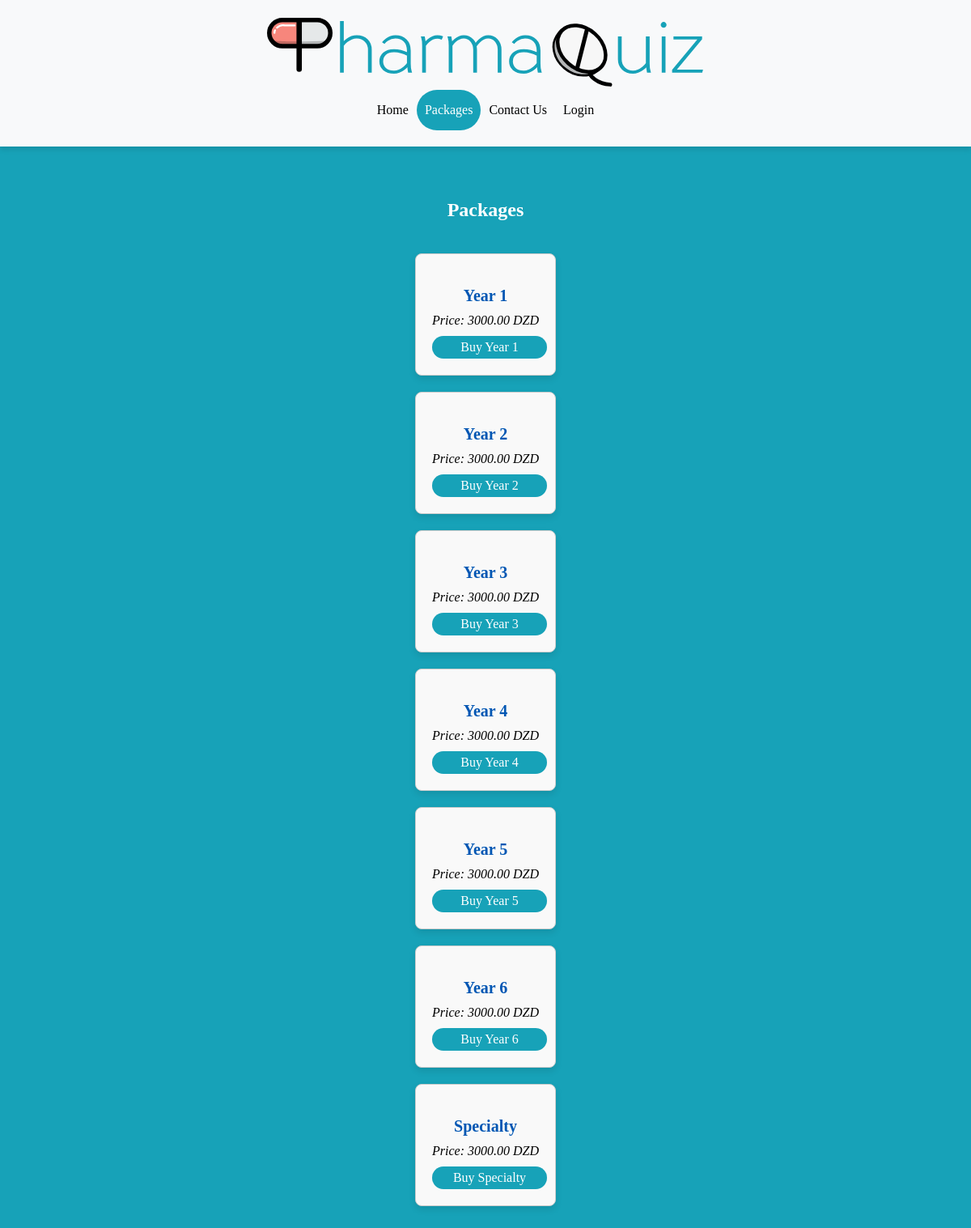
The app's page /quizzes/packages/ with its own data.
### quizzes/models.py (models this page shows, shortened)
class Package(models.Model):
    name = models.CharField(max_length=100)  # e.g., Year1, Year2, ..., Specialty
    price = models.DecimalField(max_digits=10, decimal_places=2)
    description = models.TextField(blank=True)

### quizzes/views.py (the view)
# urls.py: path('packages/', views.packages_view, name='packages'),
def packages_view(request):
    packages = Package.objects.all()
    if request.user.is_authenticated:
        owned_packages_ids = UserPackage.objects.filter(user=request.user).values_list('package_id', flat=True)
        for package in packages:
            package.owned = package.id in owned_packages_ids
    else:
        for package in packages:
            package.owned = False
    return render(request, 'quizzes/packages.html', {
        'packages': packages
    })

### quizzes/templates/quizzes/packages.html (shortened to what this page needs)
{% extends 'quizzes/base.html' %}
{% block content %}
    <h2>Packages</h2>
    <div class="packages-container">
        {% for package in packages %}
            <div class="package-item">
                <h3>{{ package.name }}</h3>
                <p>Price: {{ package.price }} DZD</p>
                {% if package.owned %}
                    <p>You already own this package.</p>
                    <a href="{% url 'modules' package.id %}" class="buttonEnterPackage">Enter</a>
                {% else %}
                    <a href="{% url 'buyPackages' package.id %}" class="buttonBuy">Buy {{ package.name }}</a>
                {% endif %}
            </div>
        {% endfor %}
    </div>
{% endblock %}

### quizzes/templates/quizzes/base.html (shortened to what this page needs)
<!DOCTYPE html>
<html lang="en">
<head>
    {% load static %}
    <link rel="stylesheet" type="text/css" href="{% static 'quizzes/css/styles.css' %}" id="styleSheetLink">
</head>
<body>
    <div class="navbar">
        <div class="logo">
            <img src="{% static 'quizzes/images/logoResult.svg' %}" alt="Logo" style="max-width: 100%; height: auto;">
        </div>
        <div class="topnav">
            <a class="{% if request.path == '/quizzes/' %}active{% endif %}" href="/quizzes/">Home</a>
            <a class="{% if request.path == '/quizzes/packages/' %}active{% endif %}" href="/quizzes/packages/">Packages</a>
            <a class="{% if request.path == '/quizzes/contact/' %}active{% endif %}" href="/quizzes/contact/">Contact Us</a>
            {% if user.is_authenticated %}
                    <div class="dropdown">
                        <button onclick="myFunction()" class="dropbtn">{{ user.username }}</button>
                        <div id="myDropdown" class="dropdown-content">
                            <a href="#Settings">Settings</a>
                            <a href="#Info">Info</a>
                            <a href="javascript:void(0);" onclick="document.getElementById('logout-form').submit();">Logout</a>
                            <form id="logout-form" action="{% url 'logout' %}" method="POST" style="display: none;">
                                {% csrf_token %}
                            </form>
                        </div>
                    </div>
                {% else %}
                    <a class="{% if request.path == '/login/' %}active{% endif %}" href="{% url 'login' %}">Login</a>
                {% endif %}
        </div>
    </div>
    <div class="content">
        {% block content %}{% endblock %}
    </div>
</body>
</html>

### quizzes/static/quizzes/css/styles.css (style rules this page uses)
body { font-family: 'Drugs', Algerian; background-color: #17a2b8; margin: 0; padding: 0; min-height: 100vh; display: flex; flex-direction: column; color: white; }
.navbar { display: flex; flex-direction: column; align-items: center; width: 100%; background-color: #f8f9fa; box-shadow: 0 4px 6px rgba(0,0,0,0.1); padding: 20px 0; overflow: hidden; display: flex; flex-direction: column; align-items: center; }
.logo img { max-width: 100%; height: auto; }
.topnav { display: flex; }
.topnav a { padding: 14px 20px; display: inline-block; color: black; text-align: center; text-decoration: none; line-height: 30px; -webkit-tap-highlight-color: transparent; }
.topnav a.active { background-color: #17a2b8; color: white; border-radius: 30px; }
.navbar a { display: block; text-decoration: none; padding: 10px; text-align: center; }
.content { display: grid; place-items: center; color: white; padding: 15px; margin: 30px 0; }
.buttonBuy { text-decoration: none; width: 100%; padding: 5px; border: none; font-size: 16px; display: inline-block; background-color: #17a2b8; color: white; border-radius: 30px; }
.packages-container { display: flex; flex-direction: column; gap: 20px; padding: 20px; margin: auto; max-width: 600px; }
.package-item { background-color: #f9f9f9; border: 1px solid #ddd; border-radius: 8px; padding: 20px; text-align: center; box-shadow: 0px 4px 8px rgba(0, 0, 0, 0.1); transition: transform 0.2s; }
.package-item h3 { font-size: 20px; color: #0056b3; }
.package-item p { font-size: 16px; color: #555; margin: 10px 0; }
.package-item p { color: black; font-style: italic; }
.package-item { border: 1px solid #ccc; padding: 20px; border-radius: 8px; background-color: #f9f9f9; box-shadow: 0 4px 8px rgba(0,0,0,0.1); }
.package-item h3 { margin-bottom: 10px; }
.package-item p { margin-bottom: 10px; }
.navbar, .dropdown { overflow: visible; }

### records on screen
Package: name "Year 1", price "3000.00"
Package: name "Year 2", price "3000.00"
Package: name "Year 3", price "3000.00"
Package: name "Year 4", price "3000.00"
Package: name "Year 5", price "3000.00"
Package: name "Year 6", price "3000.00"
Package: name "Specialty", price "3000.00"
